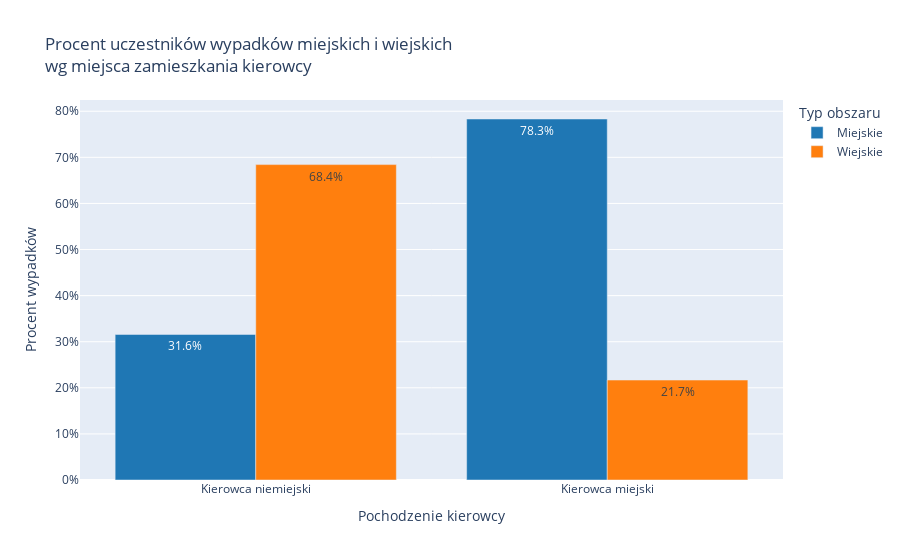

Source (notebook cell):
### Code cell
import pandas as pd
import numpy as np
from scipy.stats import chi2_contingency
import plotly.express as px
from tabulate import tabulate

# Zakładam, że tabela 'data' jest już przygotowana z Twojego wcześniejszego kodu
# Zawiera zmienne 'is_urban_driver' i 'is_rural_accident'

# 1. Tworzenie tabeli kontyngencji na podstawie danych
contingency_table = pd.crosstab(data['is_urban_driver'], data['is_rural_accident'])
contingency_table.index = ['Kierowca niemiejski', 'Kierowca miejski']
contingency_table.columns = ['Wypadek miejski', 'Wypadek wiejski']

# Wyświetlenie obserwowanej tabeli kontyngencji
print("="*50)
print("Obserwowana tabela kontyngencji:")
print(contingency_table)
print("\n")

# 2. Obliczenie procentów uczestników wypadków wg miejsca zamieszkania
location_stats = pd.crosstab(data['is_urban_driver'], data['is_rural_accident'], 
                             normalize='index') * 100
location_stats.index = ['Kierowca niemiejski', 'Kierowca miejski']
location_stats.columns = ['Miejskie', 'Wiejskie']
location_stats['Suma'] = 100

# Przygotowanie tabeli do wyświetlenia
location_stats_display = location_stats.copy()
location_stats_display['Miejskie'] = location_stats_display['Miejskie'].map('{:.1f}%'.format)
location_stats_display['Wiejskie'] = location_stats_display['Wiejskie'].map('{:.1f}%'.format)
location_stats_display['Suma'] = location_stats_display['Suma'].map('{:.0f}%'.format)

print("="*50)
print("Procent uczestników wypadków miejskich i wiejskich wg miejsca zamieszkania kierowcy:")
print(tabulate(location_stats_display, headers="keys", tablefmt="grid"))
print("\n")

# 3. Przeprowadzenie testu chi-kwadrat
chi2, p, dof, expected = chi2_contingency(contingency_table)

# Obliczenie całkowitej liczby obserwacji
n = contingency_table.values.sum()

# Obliczenie współczynnika Phi
phi = np.sqrt(chi2 / n)

# Wyświetlenie wyników testu chi-kwadrat
print("="*50)
print("Wyniki testu chi-kwadrat:")
print(f"Statystyka chi-kwadrat (χ²): {chi2:.4f}")
print(f"p-value: {p:.4e}")
print(f"Stopnie swobody (dof): {dof}")
print(f"Współczynnik Phi (φ): {phi:.4f}")
print("\nOczekiwana tabela kontyngencji (dla H₀):")
print(pd.DataFrame(expected, index=['Kierowca niemiejski', 'Kierowca miejski'], 
                   columns=['Wypadek miejski', 'Wypadek wiejski']).round(1))
print("\n")

# 4. Interpretacja siły związku na podstawie Phi
print("="*50)
print("Interpretacja współczynnika Phi:")
if phi < 0.1:
    print("Siła związku: Bardzo słaby (φ < 0.1)")
elif 0.1 <= phi < 0.3:
    print("Siła związku: Słaby (φ = 0.1–0.3)")
elif 0.3 <= phi < 0.5:
    print("Siła związku: Umiarkowany (φ = 0.3–0.5)")
else:
    print("Siła związku: Silny (φ ≥ 0.5)")
print("\n")

# 5. Interpretacja wyniku testu chi-kwadrat
alpha = 0.05  # Poziom istotności
if p < alpha:
    print("Wniosek z testu chi-kwadrat: Odrzucamy hipotezę zerową (H₀).")
    print("Istnieje statystycznie istotny związek między miejscem zamieszkania kierowcy a lokalizacją wypadku (p < 0.05).")
else:
    print("Wniosek z testu chi-kwadrat: Nie ma podstaw do odrzucenia hipotezy zerowej (H₀).")
    print("Nie stwierdzono statystycznie istotnego związku między miejscem zamieszkania kierowcy a lokalizacją wypadku (p >= 0.05).")
print("\n")

# 6. Wykres słupkowy
# Reset indeksu i zmiana nazwy kolumny 'index' na 'is_urban_driver'
location_stats_reset = location_stats.reset_index().rename(columns={'index': 'is_urban_driver'})

fig = px.bar(location_stats_reset, 
             x='is_urban_driver', 
             y=['Miejskie', 'Wiejskie'],
             title='Procent uczestników wypadków miejskich i wiejskich<br>wg miejsca zamieszkania kierowcy',
             labels={'value': 'Procent wypadków', 'variable': 'Typ obszaru', 'is_urban_driver': 'Pochodzenie kierowcy'},
             color_discrete_map={'Miejskie': '#1f77b4', 'Wiejskie': '#ff7f0e'},
             barmode='group')
fig.update_layout(yaxis={'ticksuffix': '%', 'title': 'Procent wypadków'},
                  xaxis={'title': 'Pochodzenie kierowcy'},
                  legend_title='Typ obszaru')
fig.update_traces(texttemplate='%{y:.1f}%', textposition='auto')
fig.show()

### Figure 1 — Plotly figure (JSON) as saved in the notebook; plotly's stock layout.template omitted (floating-point values rounded to 4 significant figures)
{"data": [{"alignmentgroup": "True", "hovertemplate": "Typ obszaru=Miejskie<br>Pochodzenie kierowcy=%{x}<br>Procent wypadków=%{y}<extra></extra>", "legendgroup": "Miejskie", "marker": {"color": "#1f77b4", "pattern": {"shape": ""}}, "name": "Miejskie", "offsetgroup": "Miejskie", "orientation": "v", "showlegend": true, "textposition": "auto", "texttemplate": "%{y:.1f}%", "type": "bar", "x": ["Kierowca niemiejski", "Kierowca miejski"], "xaxis": "x", "y": [31.58, 78.32], "yaxis": "y"}, {"alignmentgroup": "True", "hovertemplate": "Typ obszaru=Wiejskie<br>Pochodzenie kierowcy=%{x}<br>Procent wypadków=%{y}<extra></extra>", "legendgroup": "Wiejskie", "marker": {"color": "#ff7f0e", "pattern": {"shape": ""}}, "name": "Wiejskie", "offsetgroup": "Wiejskie", "orientation": "v", "showlegend": true, "textposition": "auto", "texttemplate": "%{y:.1f}%", "type": "bar", "x": ["Kierowca niemiejski", "Kierowca miejski"], "xaxis": "x", "y": [68.42, 21.68], "yaxis": "y"}], "layout": {"barmode": "group", "legend": {"title": {"text": "Typ obszaru"}, "tracegroupgap": 0}, "title": {"text": "Procent uczestników wypadków miejskich i wiejskich<br>wg miejsca zamieszkania kierowcy"}, "xaxis": {"anchor": "y", "domain": [0, 1], "title": {"text": "Pochodzenie kierowcy"}}, "yaxis": {"anchor": "x", "domain": [0, 1], "ticksuffix": "%", "title": {"text": "Procent wypadków"}}}}
